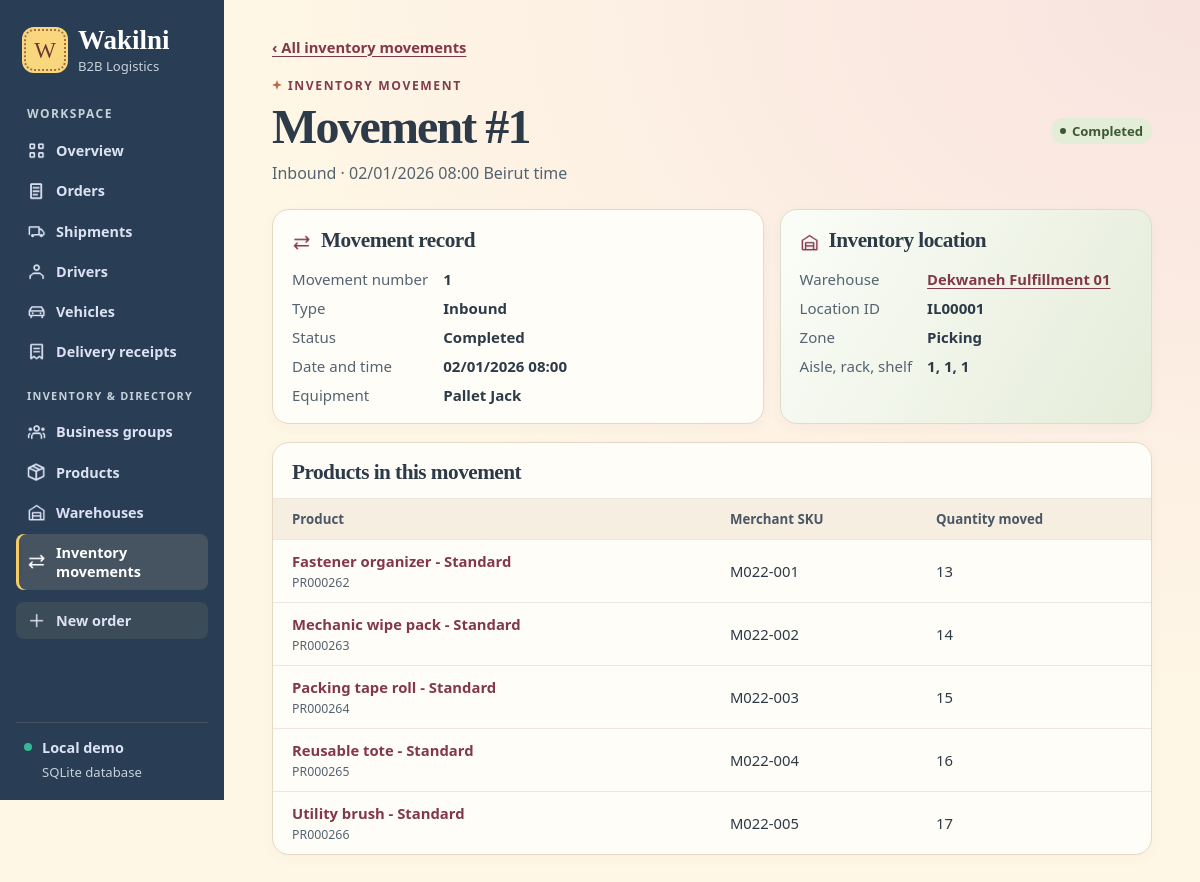
/inventory-movements/1, run on the app's committed database.
### tables this page shows
CREATE TABLE "Inventory Movement" (
    "movementNo" INTEGER NOT NULL CHECK (movementNo BETWEEN 1 AND 9999) CHECK (typeof(movementNo) IN ('integer', 'null')),
    "inventorymovementType" TEXT NOT NULL CHECK (inventorymovementType IN ('Inbound', 'Outbound', 'Transfer', 'Adjustment')),
    "inventorymovementEquipment" TEXT CHECK (inventorymovementEquipment IN ('Forklift', 'Pallet Jack', 'Conveyor', 'Manual')),
    "dateAndTime" TEXT NOT NULL CHECK (strftime('%d/%m/%Y %H:%M', substr(dateAndTime, 7, 4) || '-' || substr(dateAndTime, 4, 2) || '-' || substr(dateAndTime, 1, 2) || substr(dateAndTime, 11), '+0 minutes') IS dateAndTime),
    "inventorymovementStatus" TEXT NOT NULL CHECK (inventorymovementStatus IN ('Pending', 'In Progress', 'Completed', 'Cancelled')),
    "inventorylocationID" TEXT NOT NULL CHECK (length(inventorylocationID) BETWEEN 1 AND 7 AND inventorylocationID GLOB 'IL[0-9][0-9][0-9][0-9][0-9]' AND length(inventorylocationID) = 7),
    PRIMARY KEY (movementNo),
    FOREIGN KEY (inventorylocationID) REFERENCES "Inventory Location" (inventorylocationID)
);

CREATE TABLE "Warehouse" (
    "warehouseID" TEXT NOT NULL CHECK (length(warehouseID) BETWEEN 1 AND 5 AND warehouseID GLOB 'WH[0-9][0-9][0-9]' AND length(warehouseID) = 5),
    "warehouseName" TEXT NOT NULL CHECK (length(warehouseName) BETWEEN 1 AND 50),
    "addressBuilding" TEXT CHECK (length(addressBuilding) BETWEEN 1 AND 50),
    "addressStreet" TEXT NOT NULL CHECK (length(addressStreet) BETWEEN 1 AND 50),
    "addressPostalCode" TEXT CHECK (length(addressPostalCode) BETWEEN 1 AND 9 AND addressPostalCode GLOB '[0-9][0-9][0-9][0-9] [0-9][0-9][0-9][0-9]' AND length(addressPostalCode) = 9),
    "addressLatitude" REAL CHECK (addressLatitude BETWEEN -90 AND 90 AND addressLatitude = round(addressLatitude, 6)) CHECK (typeof(addressLatitude) IN ('integer', 'real', 'null')),
    "addressLongitude" REAL CHECK (addressLongitude BETWEEN -180 AND 180 AND addressLongitude = round(addressLongitude, 6)) CHECK (typeof(addressLongitude) IN ('integer', 'real', 'null')),
    "warehouseType" TEXT NOT NULL CHECK (warehouseType IN ('Fulfillment', 'Cross-Dock', 'Cold Storage', 'Distribution')),
    "operationalStatus" TEXT NOT NULL CHECK (operationalStatus IN ('Operational', 'Maintenance', 'Closed')),
    "lotSize" REAL NOT NULL CHECK (lotSize BETWEEN 0.01 AND 9999.99 AND lotSize = round(lotSize, 2)) CHECK (typeof(lotSize) IN ('integer', 'real', 'null')),
    "capacityStatus" TEXT NOT NULL CHECK (capacityStatus IN ('Available', 'Near Full', 'Full')),
    PRIMARY KEY (warehouseID),
    UNIQUE (warehouseName),
    UNIQUE (addressLatitude, addressLongitude),
    UNIQUE (addressBuilding, addressStreet, addressPostalCode),
    FOREIGN KEY (addressPostalCode) REFERENCES PostalCode (addressPostalCode)
);

CREATE TABLE "AisleZone" (
    "warehouseID" TEXT NOT NULL CHECK (length(warehouseID) BETWEEN 1 AND 5 AND warehouseID GLOB 'WH[0-9][0-9][0-9]' AND length(warehouseID) = 5),
    "inventorylocationAisle" INTEGER NOT NULL CHECK (inventorylocationAisle BETWEEN 1 AND 999) CHECK (typeof(inventorylocationAisle) IN ('integer', 'null')),
    "inventorylocationZone" TEXT NOT NULL CHECK (inventorylocationZone IN ('Ambient', 'Cold', 'Bulk', 'Picking')),
    PRIMARY KEY (warehouseID, inventorylocationAisle),
    FOREIGN KEY (warehouseID) REFERENCES Warehouse (warehouseID)
);

CREATE TABLE "Inventory Location" (
    "inventorylocationID" TEXT NOT NULL CHECK (length(inventorylocationID) BETWEEN 1 AND 7 AND inventorylocationID GLOB 'IL[0-9][0-9][0-9][0-9][0-9]' AND length(inventorylocationID) = 7),
    "inventorylocationAisle" INTEGER NOT NULL CHECK (inventorylocationAisle BETWEEN 1 AND 999) CHECK (typeof(inventorylocationAisle) IN ('integer', 'null')),
    "inventorylocationRack" INTEGER NOT NULL CHECK (inventorylocationRack BETWEEN 1 AND 999) CHECK (typeof(inventorylocationRack) IN ('integer', 'null')),
    "inventorylocationShelf" INTEGER NOT NULL CHECK (inventorylocationShelf BETWEEN 1 AND 99) CHECK (typeof(inventorylocationShelf) IN ('integer', 'null')),
    "maxWeight" REAL NOT NULL CHECK (maxWeight BETWEEN 0.01 AND 9999.99 AND maxWeight = round(maxWeight, 2)) CHECK (typeof(maxWeight) IN ('integer', 'real', 'null')),
    "maxVolume" REAL NOT NULL CHECK (maxVolume BETWEEN 0.01 AND 99999.99 AND maxVolume = round(maxVolume, 2)) CHECK (typeof(maxVolume) IN ('integer', 'real', 'null')),
    "warehouseID" TEXT NOT NULL CHECK (length(warehouseID) BETWEEN 1 AND 5 AND warehouseID GLOB 'WH[0-9][0-9][0-9]' AND length(warehouseID) = 5),
    PRIMARY KEY (inventorylocationID),
    FOREIGN KEY (warehouseID, inventorylocationAisle) REFERENCES AisleZone (warehouseID, inventorylocationAisle),
    UNIQUE (warehouseID, inventorylocationAisle, inventorylocationRack, inventorylocationShelf)
);

CREATE TABLE "ProductInventoryMovement" (
    "productID" TEXT NOT NULL CHECK (length(productID) BETWEEN 1 AND 8 AND productID GLOB 'PR[0-9][0-9][0-9][0-9][0-9][0-9]' AND length(productID) = 8),
    "movementNo" INTEGER NOT NULL CHECK (movementNo BETWEEN 1 AND 9999) CHECK (typeof(movementNo) IN ('integer', 'null')),
    "quantityPerProductType" INTEGER NOT NULL CHECK (quantityPerProductType BETWEEN 1 AND 999999) CHECK (typeof(quantityPerProductType) IN ('integer', 'null')),
    PRIMARY KEY (productID, movementNo),
    FOREIGN KEY (productID) REFERENCES "Product" (productID),
    FOREIGN KEY (movementNo) REFERENCES "Inventory Movement" (movementNo)
);

CREATE TABLE "Product" (
    "productID" TEXT NOT NULL CHECK (length(productID) BETWEEN 1 AND 8 AND productID GLOB 'PR[0-9][0-9][0-9][0-9][0-9][0-9]' AND length(productID) = 8),
    "productName" TEXT NOT NULL CHECK (length(productName) BETWEEN 1 AND 80),
    "productUnitPrice" REAL NOT NULL CHECK (productUnitPrice BETWEEN 0 AND 99999.99 AND productUnitPrice = round(productUnitPrice, 2)) CHECK (typeof(productUnitPrice) IN ('integer', 'real', 'null')),
    "productDescription" TEXT CHECK (length(productDescription) BETWEEN 1 AND 255),
    "unitWeight" REAL NOT NULL CHECK (unitWeight BETWEEN 0.01 AND 9999.99 AND unitWeight = round(unitWeight, 2)) CHECK (typeof(unitWeight) IN ('integer', 'real', 'null')),
    "unitVolume" REAL CHECK (unitVolume BETWEEN 0.01 AND 99999.99 AND unitVolume = round(unitVolume, 2)) CHECK (typeof(unitVolume) IN ('integer', 'real', 'null')),
    "merchantSKU" TEXT NOT NULL CHECK (length(merchantSKU) BETWEEN 1 AND 20),
    "businessgroupID" TEXT NOT NULL CHECK (length(businessgroupID) BETWEEN 1 AND 6 AND businessgroupID GLOB 'BG[0-9][0-9][0-9][0-9]' AND length(businessgroupID) = 6),
    "inventorylocationID" TEXT CHECK (length(inventorylocationID) BETWEEN 1 AND 7 AND inventorylocationID GLOB 'IL[0-9][0-9][0-9][0-9][0-9]' AND length(inventorylocationID) = 7),
    "packagingID" TEXT CHECK (length(packagingID) BETWEEN 1 AND 6 AND packagingID GLOB 'PG[0-9][0-9][0-9][0-9]' AND length(packagingID) = 6),
    PRIMARY KEY (productID),
    FOREIGN KEY (businessgroupID) REFERENCES "Business Group" (businessgroupID),
    FOREIGN KEY (inventorylocationID) REFERENCES "Inventory Location" (inventorylocationID),
    FOREIGN KEY (packagingID) REFERENCES "Packaging" (packagingID),
    UNIQUE (businessgroupID, merchantSKU)
);

### app.py (the view)
@app.get("/inventory-movements/<int:movement_no>")
def movement_detail(movement_no):
    if not 1 <= movement_no <= 9999:
        abort(404)
    conn = db()
    movement = conn.execute(
        f"SELECT {MOVEMENTS_FIELDS} {MOVEMENTS_FROM} WHERE m.movementNo = ?", (movement_no,)
    ).fetchone()
    if movement is None:
        abort(404)
    items = conn.execute(
        """SELECT p.productID, p.productName, p.merchantSKU, pm.quantityPerProductType
           FROM ProductInventoryMovement pm JOIN Product p USING (productID)
           WHERE pm.movementNo = ? ORDER BY p.productName, p.productID""", (movement_no,)
    ).fetchall()
    return render_template("movement.html", movement=movement, items=items)

### app.py (called while the page is built, shortened)
@app.before_request
def protect_online_demo():
    password = app.config["DEMO_PASSWORD"]
    if app.config["RENDER_HOSTED"] and len(password) < 12:
        return Response("Set a demo password of at least 12 characters before opening the online site.\n", 503)
    if not password or request.endpoint == "health":
        return None

def db():
    if "db" not in g:
        path = Path(app.config["DATABASE"]).resolve()
        g.db = sqlite3.connect(path.as_uri() + "?mode=rw", uri=True, timeout=5)
        g.db.row_factory = sqlite3.Row
        g.db.execute("PRAGMA foreign_keys = ON")
    return g.db

@app.template_filter("number")
def number(value):
    return f"{value:,}"

### templates/movement.html (shortened to what this page needs)
{% extends "base.html" %}
{% from "components.html" import badge %}
{% block content %}
<a class="back" href="{{ url_for('movements') }}">‹ All inventory movements</a>
<header class="page-head"><div><p class="eyebrow">INVENTORY MOVEMENT</p><h1>Movement #{{ movement.movementNo }}</h1>
  <p class="subtitle">{{ movement.inventorymovementType }} · {{ movement.dateAndTime }} Beirut time</p></div>{{ badge(movement.inventorymovementStatus) }}</header>
<div class="details-grid">
  <section class="panel detail"><h2><span class="icon icon-movements" aria-hidden="true"></span> Movement record</h2><dl>
    <dt>Movement number</dt><dd>{{ movement.movementNo }}</dd>
    <dt>Type</dt><dd>{{ movement.inventorymovementType }}</dd>
    <dt>Status</dt><dd>{{ movement.inventorymovementStatus }}</dd>
    <dt>Date and time</dt><dd>{{ movement.dateAndTime }}</dd>
    <dt>Equipment</dt><dd>{{ movement.inventorymovementEquipment or '—' }}</dd>
  </dl></section>
  <section class="panel detail storage"><h2><span class="icon icon-warehouse" aria-hidden="true"></span> Inventory location</h2><dl>
    <dt>Warehouse</dt><dd><a class="text-link" href="{{ url_for('warehouse_detail', warehouse_id=movement.warehouseID) }}">{{ movement.warehouseName }}</a></dd>
    <dt>Location ID</dt><dd>{{ movement.inventorylocationID }}</dd>
    <dt>Zone</dt><dd>{{ movement.inventorylocationZone }}</dd>
    <dt>Aisle, rack, shelf</dt><dd>{{ movement.inventorylocationAisle }}, {{ movement.inventorylocationRack }}, {{ movement.inventorylocationShelf }}</dd>
  </dl></section>
</div>
<section class="panel"><div class="panel-head"><h2>Products in this movement</h2></div>
  {% if items %}<div class="table-wrap"><table><thead><tr><th>Product</th><th>Merchant SKU</th><th>Quantity moved</th></tr></thead><tbody>
  {% for row in items %}<tr><td><a class="record wrap" href="{{ url_for('product_detail', product_id=row.productID) }}">{{ row.productName }}</a><small class="cell-secondary">{{ row.productID }}</small></td>
    <td>{{ row.merchantSKU }}</td><td>{{ row.quantityPerProductType|number }}</td></tr>{% endfor %}
  </tbody></table></div>{% else %}<p class="empty">No products are recorded for this movement.</p>{% endif %}
</section>
{% endblock %}

### templates/components.html (shortened to what this page needs)
{% macro badge(value) %}<span class="badge state-{{ value|lower|replace(' ', '-') }}">{{ value }}</span>{% endmacro %}

### static/style.css (style rules this page uses)
:root { font-family: "Segoe UI", system-ui, sans-serif; color: #2d3a47; background: #fff7e6; --navy: #293e54; --indigo: #93463f; --muted: #546371; --line: #e6d8c5; --surface: #fffdf7; --display: "Playfair Display", Georgia, serif; --script: "Pacifico", "Segoe Print", cursive; font-synthesis: none; }
* { box-sizing: border-box; }
body { margin: 0; min-height: 100vh; display: grid; grid-template-columns: 224px minmax(0, 1fr); background: radial-gradient(ellipse at 100% 0, #f8e3df, transparent 56%), #fff7e6; }
a { color: inherit; }
.page-head { display: flex; justify-content: space-between; gap: 18px; align-items: center; margin-bottom: 24px; }
.eyebrow { font-size: .76rem; font-weight: 750; letter-spacing: .13em; color: #823c4c; margin: 0 0 8px; }
.page-head:not(.hero) .eyebrow::before { content: ""; display: inline-block; width: 10px; height: 10px; margin-right: 6px; background: #ba684a; clip-path: polygon(50% 0, 62% 36%, 100% 50%, 62% 63%, 50% 100%, 37% 63%, 0 50%, 37% 36%); }
h1, h2, p { margin-top: 0; }
h1 { margin-bottom: 9px; font-family: var(--display); font-weight: 680; font-size: clamp(2.18rem, 4vw, 3.2rem); font-variant-numeric: lining-nums; letter-spacing: -.04em; line-height: 1.06; overflow-wrap: anywhere; }
h2 { margin: 0; font: 680 1.33rem/1.22 var(--display); letter-spacing: -.025em; }
.subtitle, .panel-head p { color: var(--muted); margin: 0; line-height: 1.45; }
.metric, .panel { background: var(--surface); border: 1px solid var(--line); border-radius: 17px; box-shadow: 0 4px 14px #623b3609; min-width: 0; }
.overview, .details-grid { display: grid; grid-template-columns: minmax(0, 1.32fr) minmax(0, 1fr); gap: 16px; margin-bottom: 18px; }
.panel + .panel { margin-top: 16px; }
.overview .panel, .details-grid .panel { margin-top: 0; }
.panel-head { padding: 17px 19px 12px; }
.text-link, .record, .back { color: #82384a; font-weight: 700; text-underline-offset: 3px; }
.text-link, .back { font-size: .92rem; }
.record { text-decoration: none; white-space: nowrap; }
.back { display: inline-block; margin-bottom: 20px; }
.table-wrap { max-width: 100%; overflow-x: auto; }
table { border-collapse: collapse; width: 100%; font-size: .925rem; text-align: left; }
th { background: #f6eee1; color: #4a5765; font-size: .83rem; font-weight: 700; white-space: nowrap; }
td, th { padding: 11px 14px; border-top: 1px solid #f0e5e0; vertical-align: middle; }
td:first-child, th:first-child { padding-left: 19px; }
.badge { display: inline-flex; align-items: center; gap: 6px; white-space: nowrap; border-radius: 20px; padding: 4px 9px; background: #e1e8ef; color: #344c61; font-size: .82rem; font-weight: 700; }
.badge::before { content: ""; width: 6px; height: 6px; border-radius: 50%; background: currentColor; }
.state-delivered, .state-completed, .state-active { color: #3d5835; background: #e3edd8; }
.detail { padding: 18px 19px; }
dl { margin: 15px 0 0; display: grid; grid-template-columns: minmax(96px, max-content) 1fr; gap: 9px 15px; font-size: .94rem; }
dt { color: var(--muted); }
dd { margin: 0; overflow-wrap: anywhere; font-weight: 600; }
.icon { width: 1.2rem; height: 1.2rem; flex: none; display: inline-block; vertical-align: -.23em; background: currentColor; mask: var(--icon) center / contain no-repeat; }
.icon-warehouse { --icon: url("icons/warehouse.png"); }
.icon-movements { --icon: url("icons/movements.png"); }
.detail h2 .icon { color: #87384b; margin-right: 5px; }
.cell-secondary { display: block; color: var(--muted); margin-top: 3px; }
.record.wrap { white-space: normal; }
.storage { background: linear-gradient(120deg, #fbfdf8, #e5ecd9); border-color: #d8e0cd; }

### data on the page
Inventory Movement: movementNo "1", inventorymovementType "Inbound", dateAndTime "02/01/2026 08:00", inventorymovementStatus "Completed", inventorymovementEquipment "Pallet Jack", inventorylocationID "IL00001"
Warehouse: warehouseName "Dekwaneh Fulfillment 01"
AisleZone: inventorylocationZone "Picking"
Inventory Location: inventorylocationAisle "1", inventorylocationRack "1", inventorylocationShelf "1"
ProductInventoryMovement: productName "Fastener organizer - Standard", productID "PR000262", merchantSKU "M022-001", quantityPerProductType|number "13"
ProductInventoryMovement: productName "Mechanic wipe pack - Standard", productID "PR000263", merchantSKU "M022-002", quantityPerProductType|number "14"
ProductInventoryMovement: productName "Packing tape roll - Standard", productID "PR000264", merchantSKU "M022-003", quantityPerProductType|number "15"
ProductInventoryMovement: productName "Reusable tote - Standard", productID "PR000265", merchantSKU "M022-004", quantityPerProductType|number "16"
ProductInventoryMovement: productName "Utility brush - Standard", productID "PR000266", merchantSKU "M022-005", quantityPerProductType|number "17"

### other printed values
{{ 'Online class demo' if config.RENDER_HOSTED else 'Local demo' }} "Local demo"
